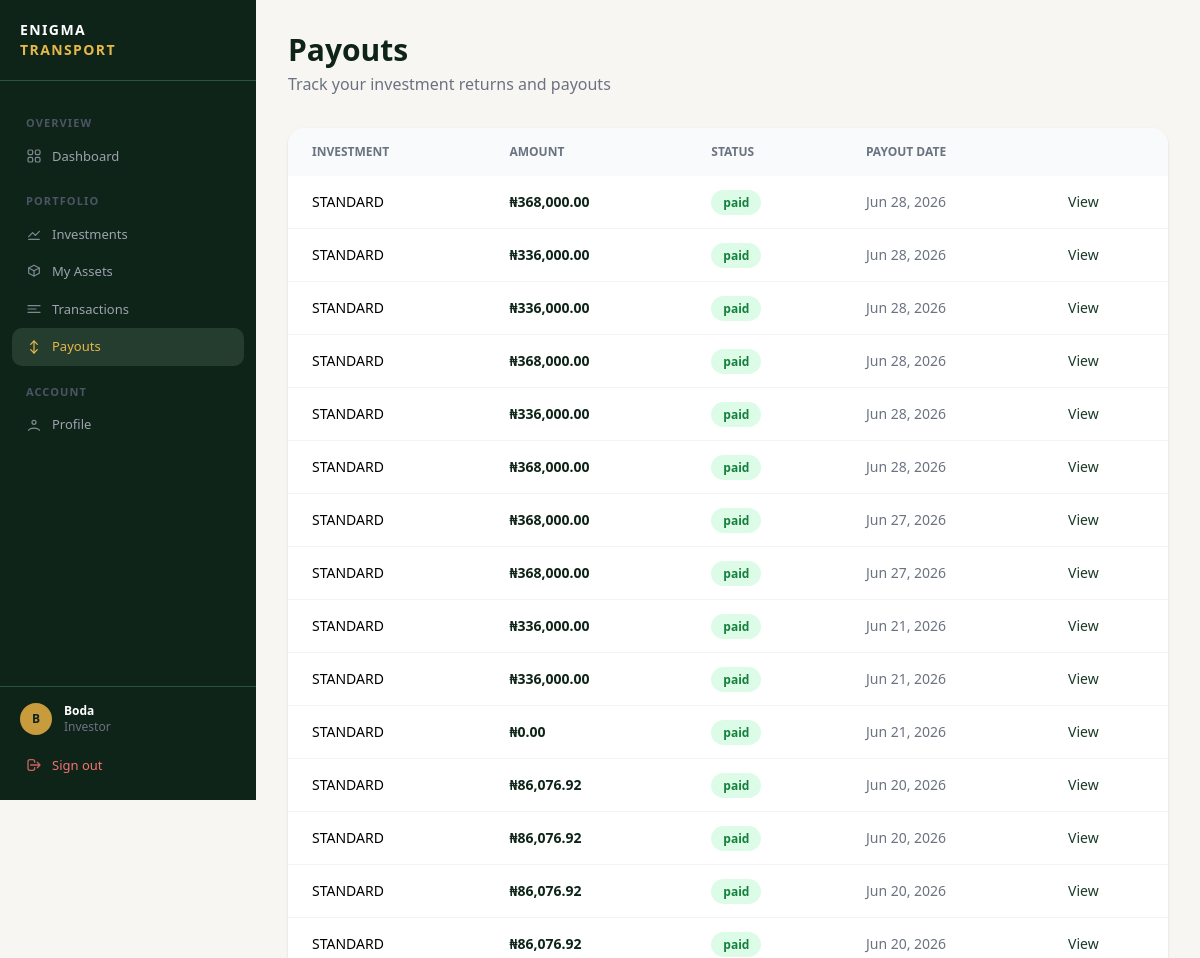
The page /payouts/ (signed in, upper part) on the database as committed earlier.
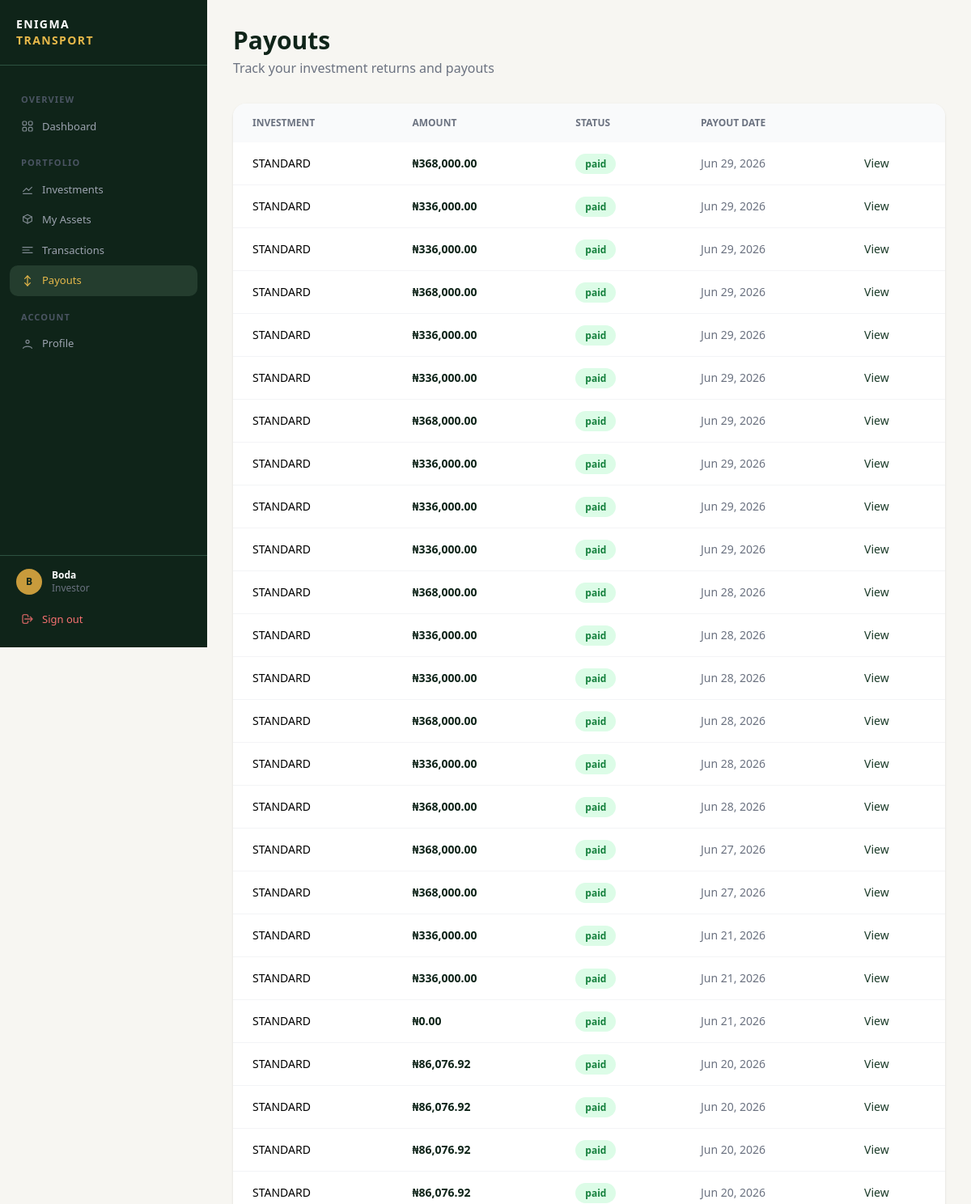
The same page on the database as committed later.
### payouts/models.py (models this page shows, shortened)
class Payout(models.Model):
    STATUS_CHOICES = (
        ('pending', 'Pending'),
        ('paid', 'Paid'),
        ('failed', 'Failed'),
    )
    investment = models.ForeignKey(
        'investments.Investment',
        on_delete=models.CASCADE,
        related_name='payouts'
    )
    amount = models.DecimalField(max_digits=15, decimal_places=2)
    status = models.CharField(max_length=20, choices=STATUS_CHOICES, default='pending')
    payout_date = models.DateField(null=True, blank=True)
    created_at = models.DateTimeField(auto_now_add=True)

### investments/models.py (models this page shows, shortened)
class Investment(models.Model):
    STATUS_CHOICES = (
        ('pending', 'Pending'),
        ('awaiting_payment', 'Awaiting Payment'),
        ('active', 'Active'),
        ('completed', 'Completed'),
        ('cancelled', 'Cancelled'),
    )
    FREQUENCY_CHOICES = (
        ('weekly', 'Weekly'),
        ('monthly', 'Monthly'),
    )
    investor = models.ForeignKey(
        InvestorProfile,
        on_delete=models.CASCADE,
        related_name='investments'
    )
    tier = models.ForeignKey(
        InvestmentTier,
        on_delete=models.PROTECT
    )
    number_of_assets = models.PositiveIntegerField(default=0)
    investment_amount = models.DecimalField(
        max_digits=15, decimal_places=2, default=0
    )
    status = models.CharField(
        max_length=20, choices=STATUS_CHOICES, default='pending'
    )
    payout_frequency = models.CharField(
        max_length=20, choices=FREQUENCY_CHOICES, default='monthly'
    )
    duration_weeks = models.PositiveIntegerField(null=True, blank=True)
    duration_months = models.PositiveIntegerField(null=True, blank=True)
    start_date = models.DateField(null=True, blank=True)
    end_date = models.DateField(null=True, blank=True)
    service_charge = models.DecimalField(max_digits=15, decimal_places=2, default=0)
    management_fee = models.DecimalField(max_digits=15, decimal_places=2, default=0)
    asset_type = models.CharField(max_length=100, blank=True)
    quantity = models.PositiveIntegerField(default=1)
    created_at = models.DateTimeField(auto_now_add=True)

class InvestmentTier(models.Model):
    name = models.CharField(max_length=100)
    minimum_assets = models.PositiveIntegerField()
    maximum_assets = models.PositiveIntegerField()
    minimum_investment = models.DecimalField(max_digits=15, decimal_places=2)
    return_rate = models.DecimalField(max_digits=5, decimal_places=2)
    active = models.BooleanField(default=True)
    created_at = models.DateTimeField(auto_now_add=True)

### payouts/views.py (the view)
# urls.py: path('', views.payout_list_view, name='payout_list'),
@investor_required
def payout_list_view(request):
    try:
        profile = request.user.investorprofile
    except InvestorProfile.DoesNotExist:
        return redirect('profile_create')
    payouts = Payout.objects.filter(
        investment__investor=profile
    ).order_by('-created_at')
    return render(request, 'payouts/payout_list.html', {'payouts': payouts})

### templates/payouts/payout_list.html (shortened to what this page needs)
{% extends 'base.html' %}
{% load humanize %}
{% block dashboard_content %}
<div class="mb-8">
    <h1 class="text-3xl font-bold text-[#0f2419]">Payouts</h1>
    <p class="text-gray-500 mt-1">Track your investment returns and payouts</p>
</div>
{% if payouts %}
<div class="bg-white rounded-2xl shadow overflow-hidden">
    <table class="w-full text-sm">
        <thead class="bg-gray-50 text-gray-500 uppercase text-xs">
            <tr>
                <th class="px-6 py-4 text-left">Investment</th>
                <th class="px-6 py-4 text-left">Amount</th>
                <th class="px-6 py-4 text-left">Status</th>
                <th class="px-6 py-4 text-left">Payout Date</th>
                <th class="px-6 py-4 text-left"></th>
            </tr>
        </thead>
        <tbody class="divide-y divide-gray-100">
            {% for payout in payouts %}
            <tr class="hover:bg-gray-50 transition">
                <td class="px-6 py-4 font-medium">{{ payout.investment.tier.name }}</td>
                <td class="px-6 py-4 font-bold text-[#0f2419]">&#8358;{{ payout.amount|floatformat:2|intcomma }}</td>
                <td class="px-6 py-4">
                    <span class="px-3 py-1 rounded-full text-xs font-semibold
                        {% if payout.status == 'paid' %}bg-green-100 text-green-700
                        {% elif payout.status == 'pending' %}bg-yellow-100 text-yellow-700
                        {% else %}bg-red-100 text-red-700{% endif %}">
                        {{ payout.status }}
                    </span>
                </td>
                <td class="px-6 py-4 text-gray-500">{{ payout.payout_date|date:"M d, Y"|default:"TBD" }}</td>
                <td class="px-6 py-4">
                    <a href="{% url 'payout_detail' payout.pk %}" class="text-[#1a3a28] hover:underline">View</a>
                </td>
            </tr>
            {% endfor %}
        </tbody>
    </table>
</div>
{% else %}
<div class="bg-white rounded-2xl shadow p-16 text-center">
    <p class="text-gray-500 text-lg">No payouts yet</p>
</div>
{% endif %}
{% endblock %}

Rows that differ between the two databases and show on the page:
added Payout: investment.tier.name "STANDARD", amount "368,000.00", status "paid", payout_date "Jun 29, 2026"
added Payout: investment.tier.name "STANDARD", amount "336,000.00", status "paid", payout_date "Jun 29, 2026"
added Payout: investment.tier.name "STANDARD", amount "336,000.00", status "paid", payout_date "Jun 29, 2026"
added Payout: investment.tier.name "STANDARD", amount "368,000.00", status "paid", payout_date "Jun 29, 2026"
added Payout: investment.tier.name "STANDARD", amount "336,000.00", status "paid", payout_date "Jun 29, 2026"
added Payout: investment.tier.name "STANDARD", amount "336,000.00", status "paid", payout_date "Jun 29, 2026"
added Payout: investment.tier.name "STANDARD", amount "368,000.00", status "paid", payout_date "Jun 29, 2026"
added Payout: investment.tier.name "STANDARD", amount "336,000.00", status "paid", payout_date "Jun 29, 2026"
added Payout: investment.tier.name "STANDARD", amount "336,000.00", status "paid", payout_date "Jun 29, 2026"
added Payout: investment.tier.name "STANDARD", amount "336,000.00", status "paid", payout_date "Jun 29, 2026"
